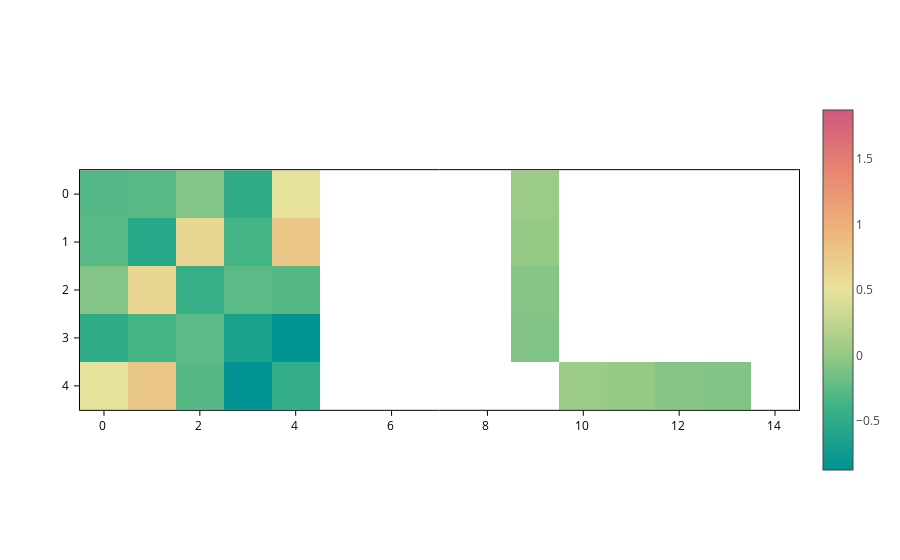

The code cell stored with this chart in its notebook:
### Markdown cell above
Note how the `temps` colorscale makes it more clear that there are elements of the matrix that are not set (because the matrix is sparse). Those elements are not displayed.

The range of colors **by default is set from min to max**. **Unless there are negative and positive values**. In that case, the colorscale is just **centered at 0** by default.

However, you can set the `crange` and `cmid` to customize the colorscale as you wish. For example, to center the scale at `0.5`:

### Code cell
plot.update_inputs(cmid=0.5)

### Figure 1 — Plotly figure (JSON) as saved in the notebook; plotly's stock layout.template omitted (floating-point values rounded to 4 significant figures)
{"data": [{"coloraxis": "coloraxis", "meta": {}, "opacity": 1, "type": "heatmap", "z": [[-0.2951, -0.2725, -0.07175, -0.4943, 0.4849, NaN, NaN, NaN, NaN, 0.03932, NaN, NaN, NaN, NaN, NaN], [-0.2725, -0.5563, 0.6192, -0.3688, 0.7636, NaN, NaN, NaN, NaN, 0.003369, NaN, NaN, NaN, NaN, NaN], [-0.07175, 0.6192, -0.4405, -0.2607, -0.2865, NaN, NaN, NaN, NaN, -0.05946, NaN, NaN, NaN, NaN, NaN], [-0.4943, -0.3688, -0.2607, -0.6635, -0.8746, NaN, NaN, NaN, NaN, -0.0767, NaN, NaN, NaN, NaN, NaN], [0.4849, 0.7636, -0.2865, -0.8746, -0.4729, NaN, NaN, NaN, NaN, NaN, 0.03932, 0.003369, -0.05946, -0.0767, NaN]], "zsmooth": false}], "layout": {"coloraxis": {"cmid": 0.5, "colorscale": [[0.0, "rgb(0, 147, 146)"], [0.1667, "rgb(57, 177, 133)"], [0.3333, "rgb(156, 203, 134)"], [0.5, "rgb(233, 226, 156)"], [0.6667, "rgb(238, 180, 121)"], [0.8333, "rgb(232, 132, 113)"], [1.0, "rgb(207, 89, 126)"]], "showscale": true}, "scene": {"aspectmode": "data", "xaxis": {"range": [-0.5, 14.5]}, "yaxis": {"range": [4.5, -0.5]}}, "xaxis": {"constrain": "domain", "range": [-0.5, 14.5], "scaleanchor": "y", "scaleratio": 1}, "yaxis": {"constrain": "domain", "range": [4.5, -0.5]}}}
